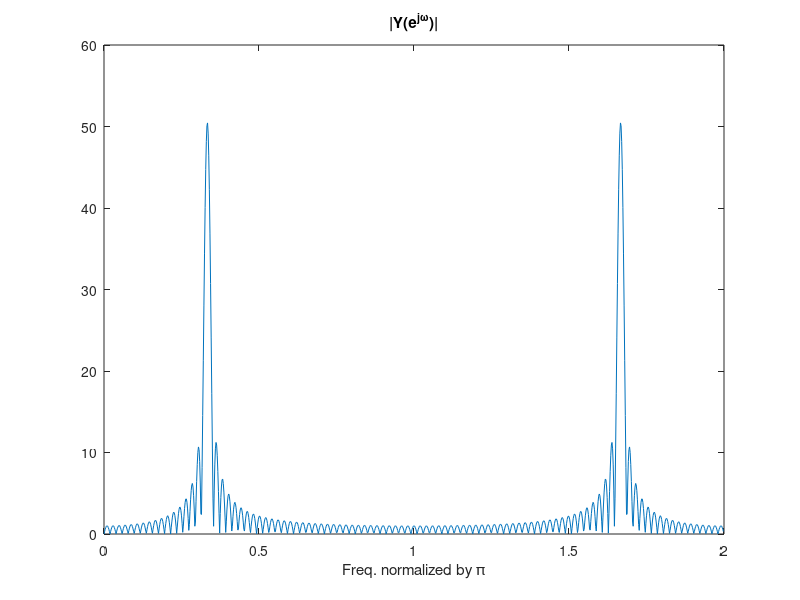

This chart was generated by the following MATLAB code:
N=1024;
L=100;
z=zeros(1,L);
for k=0:1:L-1
     z(k+1)=cos(pi/3*k);
end
y=fft(z,N);
t=0:1:N-1;
plot(t./512,abs(y));
title('|Y(e^j^\omega)|')
xlabel('Freq. normalized by \pi')